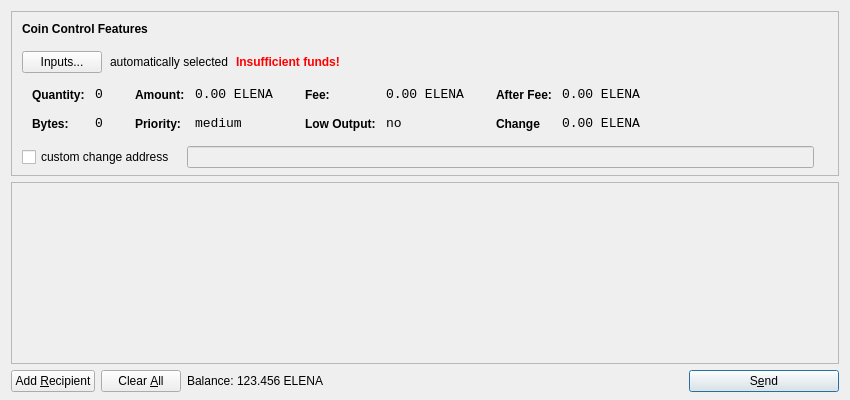
<?xml version="1.0" encoding="UTF-8"?>
<ui version="4.0">
 <class>SendCoinsDialog</class>
 <widget class="QDialog" name="SendCoinsDialog">
  <property name="geometry">
   <rect>
    <x>0</x>
    <y>0</y>
    <width>850</width>
    <height>400</height>
   </rect>
  </property>
  <property name="windowTitle">
   <string>Send Coins</string>
  </property>
  <layout class="QVBoxLayout" name="verticalLayout" stretch="0,1,0">
   <property name="bottomMargin">
    <number>8</number>
   </property>
   <item>
    <widget class="QFrame" name="frameCoinControl">
     <property name="sizePolicy">
      <sizepolicy hsizetype="Expanding" vsizetype="Expanding">
       <horstretch>0</horstretch>
       <verstretch>0</verstretch>
      </sizepolicy>
     </property>
     <property name="maximumSize">
      <size>
       <width>16777215</width>
       <height>16777215</height>
      </size>
     </property>
     <property name="frameShape">
      <enum>QFrame::StyledPanel</enum>
     </property>
     <property name="frameShadow">
      <enum>QFrame::Sunken</enum>
     </property>
     <layout class="QVBoxLayout" name="verticalLayoutCoinControl2">
      <property name="spacing">
       <number>-1</number>
      </property>
      <property name="leftMargin">
       <number>0</number>
      </property>
      <property name="topMargin">
       <number>0</number>
      </property>
      <property name="rightMargin">
       <number>0</number>
      </property>
      <property name="bottomMargin">
       <number>6</number>
      </property>
      <item>
       <layout class="QVBoxLayout" name="verticalLayoutCoinControl" stretch="0,0,0,0,1">
        <property name="spacing">
         <number>0</number>
        </property>
        <property name="leftMargin">
         <number>10</number>
        </property>
        <property name="topMargin">
         <number>10</number>
        </property>
        <item>
         <layout class="QHBoxLayout" name="horizontalLayoutCoinControl1">
          <property name="bottomMargin">
           <number>15</number>
          </property>
          <item>
           <widget class="QLabel" name="labelCoinControlFeatures">
            <property name="sizePolicy">
             <sizepolicy hsizetype="Preferred" vsizetype="Maximum">
              <horstretch>0</horstretch>
              <verstretch>0</verstretch>
             </sizepolicy>
            </property>
            <property name="font">
             <font>
              <weight>75</weight>
              <bold>true</bold>
             </font>
            </property>
            <property name="styleSheet">
             <string notr="true">font-weight:bold;</string>
            </property>
            <property name="text">
             <string>Coin Control Features</string>
            </property>
           </widget>
          </item>
         </layout>
        </item>
        <item>
         <layout class="QHBoxLayout" name="horizontalLayoutCoinControl2" stretch="0,0,0,0">
          <property name="spacing">
           <number>8</number>
          </property>
          <property name="bottomMargin">
           <number>10</number>
          </property>
          <item>
           <widget class="QPushButton" name="pushButtonCoinControl">
            <property name="styleSheet">
             <string notr="true"/>
            </property>
            <property name="text">
             <string>Inputs...</string>
            </property>
           </widget>
          </item>
          <item>
           <widget class="QLabel" name="labelCoinControlAutomaticallySelected">
            <property name="text">
             <string>automatically selected</string>
            </property>
            <property name="margin">
             <number>5</number>
            </property>
           </widget>
          </item>
          <item>
           <widget class="QLabel" name="labelCoinControlInsuffFunds">
            <property name="font">
             <font>
              <weight>75</weight>
              <bold>true</bold>
             </font>
            </property>
            <property name="styleSheet">
             <string notr="true">color:red;font-weight:bold;</string>
            </property>
            <property name="text">
             <string>Insufficient funds!</string>
            </property>
            <property name="margin">
             <number>5</number>
            </property>
           </widget>
          </item>
          <item>
           <spacer name="horizontalSpacerCoinControl">
            <property name="orientation">
             <enum>Qt::Horizontal</enum>
            </property>
            <property name="sizeHint" stdset="0">
             <size>
              <width>40</width>
              <height>1</height>
             </size>
            </property>
           </spacer>
          </item>
         </layout>
        </item>
        <item>
         <widget class="QWidget" name="widgetCoinControl" native="true">
          <property name="sizePolicy">
           <sizepolicy hsizetype="Preferred" vsizetype="Preferred">
            <horstretch>0</horstretch>
            <verstretch>0</verstretch>
           </sizepolicy>
          </property>
          <property name="minimumSize">
           <size>
            <width>0</width>
            <height>0</height>
           </size>
          </property>
          <property name="styleSheet">
           <string notr="true"/>
          </property>
          <layout class="QHBoxLayout" name="horizontalLayoutCoinControl5">
           <property name="margin">
            <number>0</number>
           </property>
           <item>
            <layout class="QHBoxLayout" name="horizontalLayoutCoinControl3" stretch="0,0,0,1">
             <property name="spacing">
              <number>20</number>
             </property>
             <property name="topMargin">
              <number>0</number>
             </property>
             <property name="bottomMargin">
              <number>10</number>
             </property>
             <item>
              <layout class="QFormLayout" name="formLayoutCoinControl1">
               <property name="horizontalSpacing">
                <number>10</number>
               </property>
               <property name="verticalSpacing">
                <number>14</number>
               </property>
               <property name="leftMargin">
                <number>10</number>
               </property>
               <property name="topMargin">
                <number>4</number>
               </property>
               <property name="rightMargin">
                <number>6</number>
               </property>
               <item row="0" column="0">
                <widget class="QLabel" name="labelCoinControlQuantityText">
                 <property name="styleSheet">
                  <string notr="true">font-weight:bold;</string>
                 </property>
                 <property name="text">
                  <string>Quantity:</string>
                 </property>
                 <property name="margin">
                  <number>0</number>
                 </property>
                </widget>
               </item>
               <item row="0" column="1">
                <widget class="QLabel" name="labelCoinControlQuantity">
                 <property name="font">
                  <font>
                   <family>Monospace</family>
                   <pointsize>10</pointsize>
                  </font>
                 </property>
                 <property name="cursor">
                  <cursorShape>IBeamCursor</cursorShape>
                 </property>
                 <property name="contextMenuPolicy">
                  <enum>Qt::ActionsContextMenu</enum>
                 </property>
                 <property name="text">
                  <string>0</string>
                 </property>
                 <property name="margin">
                  <number>0</number>
                 </property>
                 <property name="textInteractionFlags">
                  <set>Qt::LinksAccessibleByMouse|Qt::TextSelectableByKeyboard|Qt::TextSelectableByMouse</set>
                 </property>
                </widget>
               </item>
               <item row="1" column="0">
                <widget class="QLabel" name="labelCoinControlBytesText">
                 <property name="styleSheet">
                  <string notr="true">font-weight:bold;</string>
                 </property>
                 <property name="text">
                  <string>Bytes:</string>
                 </property>
                </widget>
               </item>
               <item row="1" column="1">
                <widget class="QLabel" name="labelCoinControlBytes">
                 <property name="font">
                  <font>
                   <family>Monospace</family>
                   <pointsize>10</pointsize>
                  </font>
                 </property>
                 <property name="cursor">
                  <cursorShape>IBeamCursor</cursorShape>
                 </property>
                 <property name="contextMenuPolicy">
                  <enum>Qt::ActionsContextMenu</enum>
                 </property>
                 <property name="text">
                  <string>0</string>
                 </property>
                 <property name="textInteractionFlags">
                  <set>Qt::LinksAccessibleByMouse|Qt::TextSelectableByKeyboard|Qt::TextSelectableByMouse</set>
                 </property>
                </widget>
               </item>
              </layout>
             </item>
             <item>
              <layout class="QFormLayout" name="formLayoutCoinControl2">
               <property name="horizontalSpacing">
                <number>10</number>
               </property>
               <property name="verticalSpacing">
                <number>14</number>
               </property>
               <property name="leftMargin">
                <number>6</number>
               </property>
               <property name="topMargin">
                <number>4</number>
               </property>
               <property name="rightMargin">
                <number>6</number>
               </property>
               <item row="0" column="0">
                <widget class="QLabel" name="labelCoinControlAmountText">
                 <property name="styleSheet">
                  <string notr="true">font-weight:bold;</string>
                 </property>
                 <property name="text">
                  <string>Amount:</string>
                 </property>
                 <property name="margin">
                  <number>0</number>
                 </property>
                </widget>
               </item>
               <item row="0" column="1">
                <widget class="QLabel" name="labelCoinControlAmount">
                 <property name="font">
                  <font>
                   <family>Monospace</family>
                   <pointsize>10</pointsize>
                  </font>
                 </property>
                 <property name="cursor">
                  <cursorShape>IBeamCursor</cursorShape>
                 </property>
                 <property name="contextMenuPolicy">
                  <enum>Qt::ActionsContextMenu</enum>
                 </property>
                 <property name="text">
                  <string notr="true">0.00 ELENA</string>
                 </property>
                 <property name="textInteractionFlags">
                  <set>Qt::LinksAccessibleByMouse|Qt::TextSelectableByKeyboard|Qt::TextSelectableByMouse</set>
                 </property>
                </widget>
               </item>
               <item row="1" column="0">
                <widget class="QLabel" name="labelCoinControlPriorityText">
                 <property name="styleSheet">
                  <string notr="true">font-weight:bold;</string>
                 </property>
                 <property name="text">
                  <string>Priority:</string>
                 </property>
                </widget>
               </item>
               <item row="1" column="1">
                <widget class="QLabel" name="labelCoinControlPriority">
                 <property name="font">
                  <font>
                   <family>Monospace</family>
                   <pointsize>10</pointsize>
                  </font>
                 </property>
                 <property name="cursor">
                  <cursorShape>IBeamCursor</cursorShape>
                 </property>
                 <property name="contextMenuPolicy">
                  <enum>Qt::ActionsContextMenu</enum>
                 </property>
                 <property name="text">
                  <string>medium</string>
                 </property>
                 <property name="textInteractionFlags">
                  <set>Qt::LinksAccessibleByMouse|Qt::TextSelectableByKeyboard|Qt::TextSelectableByMouse</set>
                 </property>
                </widget>
               </item>
              </layout>
             </item>
             <item>
              <layout class="QFormLayout" name="formLayoutCoinControl3">
               <property name="horizontalSpacing">
                <number>10</number>
               </property>
               <property name="verticalSpacing">
                <number>14</number>
               </property>
               <property name="leftMargin">
                <number>6</number>
               </property>
               <property name="topMargin">
                <number>4</number>
               </property>
               <property name="rightMargin">
                <number>6</number>
               </property>
               <item row="0" column="0">
                <widget class="QLabel" name="labelCoinControlFeeText">
                 <property name="styleSheet">
                  <string notr="true">font-weight:bold;</string>
                 </property>
                 <property name="text">
                  <string>Fee:</string>
                 </property>
                 <property name="margin">
                  <number>0</number>
                 </property>
                </widget>
               </item>
               <item row="0" column="1">
                <widget class="QLabel" name="labelCoinControlFee">
                 <property name="font">
                  <font>
                   <family>Monospace</family>
                   <pointsize>10</pointsize>
                  </font>
                 </property>
                 <property name="cursor">
                  <cursorShape>IBeamCursor</cursorShape>
                 </property>
                 <property name="contextMenuPolicy">
                  <enum>Qt::ActionsContextMenu</enum>
                 </property>
                 <property name="text">
                  <string notr="true">0.00 ELENA</string>
                 </property>
                 <property name="textInteractionFlags">
                  <set>Qt::LinksAccessibleByMouse|Qt::TextSelectableByKeyboard|Qt::TextSelectableByMouse</set>
                 </property>
                </widget>
               </item>
               <item row="1" column="0">
                <widget class="QLabel" name="labelCoinControlLowOutputText">
                 <property name="styleSheet">
                  <string notr="true">font-weight:bold;</string>
                 </property>
                 <property name="text">
                  <string>Low Output:</string>
                 </property>
                </widget>
               </item>
               <item row="1" column="1">
                <widget class="QLabel" name="labelCoinControlLowOutput">
                 <property name="font">
                  <font>
                   <family>Monospace</family>
                   <pointsize>10</pointsize>
                  </font>
                 </property>
                 <property name="cursor">
                  <cursorShape>IBeamCursor</cursorShape>
                 </property>
                 <property name="contextMenuPolicy">
                  <enum>Qt::ActionsContextMenu</enum>
                 </property>
                 <property name="text">
                  <string>no</string>
                 </property>
                 <property name="textInteractionFlags">
                  <set>Qt::LinksAccessibleByMouse|Qt::TextSelectableByKeyboard|Qt::TextSelectableByMouse</set>
                 </property>
                </widget>
               </item>
              </layout>
             </item>
             <item>
              <layout class="QFormLayout" name="formLayoutCoinControl4">
               <property name="horizontalSpacing">
                <number>10</number>
               </property>
               <property name="verticalSpacing">
                <number>14</number>
               </property>
               <property name="leftMargin">
                <number>6</number>
               </property>
               <property name="topMargin">
                <number>4</number>
               </property>
               <property name="rightMargin">
                <number>6</number>
               </property>
               <item row="0" column="0">
                <widget class="QLabel" name="labelCoinControlAfterFeeText">
                 <property name="styleSheet">
                  <string notr="true">font-weight:bold;</string>
                 </property>
                 <property name="text">
                  <string>After Fee:</string>
                 </property>
                 <property name="margin">
                  <number>0</number>
                 </property>
                </widget>
               </item>
               <item row="0" column="1">
                <widget class="QLabel" name="labelCoinControlAfterFee">
                 <property name="font">
                  <font>
                   <family>Monospace</family>
                   <pointsize>10</pointsize>
                  </font>
                 </property>
                 <property name="cursor">
                  <cursorShape>IBeamCursor</cursorShape>
                 </property>
                 <property name="contextMenuPolicy">
                  <enum>Qt::ActionsContextMenu</enum>
                 </property>
                 <property name="text">
                  <string notr="true">0.00 ELENA</string>
                 </property>
                 <property name="textInteractionFlags">
                  <set>Qt::LinksAccessibleByMouse|Qt::TextSelectableByKeyboard|Qt::TextSelectableByMouse</set>
                 </property>
                </widget>
               </item>
               <item row="1" column="0">
                <widget class="QLabel" name="labelCoinControlChangeText">
                 <property name="styleSheet">
                  <string notr="true">font-weight:bold;</string>
                 </property>
                 <property name="text">
                  <string>Change</string>
                 </property>
                </widget>
               </item>
               <item row="1" column="1">
                <widget class="QLabel" name="labelCoinControlChange">
                 <property name="font">
                  <font>
                   <family>Monospace</family>
                   <pointsize>10</pointsize>
                  </font>
                 </property>
                 <property name="cursor">
                  <cursorShape>IBeamCursor</cursorShape>
                 </property>
                 <property name="contextMenuPolicy">
                  <enum>Qt::ActionsContextMenu</enum>
                 </property>
                 <property name="text">
                  <string notr="true">0.00 ELENA</string>
                 </property>
                 <property name="textInteractionFlags">
                  <set>Qt::LinksAccessibleByMouse|Qt::TextSelectableByKeyboard|Qt::TextSelectableByMouse</set>
                 </property>
                </widget>
               </item>
              </layout>
             </item>
            </layout>
           </item>
          </layout>
         </widget>
        </item>
        <item>
         <layout class="QHBoxLayout" name="horizontalLayoutCoinControl4" stretch="0,0,0">
          <property name="spacing">
           <number>12</number>
          </property>
          <property name="sizeConstraint">
           <enum>QLayout::SetDefaultConstraint</enum>
          </property>
          <property name="topMargin">
           <number>5</number>
          </property>
          <property name="rightMargin">
           <number>5</number>
          </property>
          <item>
           <widget class="QCheckBox" name="checkBoxCoinControlChange">
            <property name="text">
             <string>custom change address</string>
            </property>
           </widget>
          </item>
          <item>
           <widget class="QLineEdit" name="lineEditCoinControlChange">
            <property name="enabled">
             <bool>false</bool>
            </property>
            <property name="sizePolicy">
             <sizepolicy hsizetype="Expanding" vsizetype="Fixed">
              <horstretch>0</horstretch>
              <verstretch>0</verstretch>
             </sizepolicy>
            </property>
           </widget>
          </item>
          <item>
           <widget class="QLabel" name="labelCoinControlChangeLabel">
            <property name="sizePolicy">
             <sizepolicy hsizetype="Preferred" vsizetype="Expanding">
              <horstretch>0</horstretch>
              <verstretch>0</verstretch>
             </sizepolicy>
            </property>
            <property name="minimumSize">
             <size>
              <width>0</width>
              <height>0</height>
             </size>
            </property>
            <property name="text">
             <string/>
            </property>
            <property name="margin">
             <number>3</number>
            </property>
           </widget>
          </item>
         </layout>
        </item>
        <item>
         <spacer name="verticalSpacerCoinControl">
          <property name="orientation">
           <enum>Qt::Vertical</enum>
          </property>
          <property name="sizeHint" stdset="0">
           <size>
            <width>800</width>
            <height>1</height>
           </size>
          </property>
         </spacer>
        </item>
       </layout>
      </item>
     </layout>
    </widget>
   </item>
   <item>
    <widget class="QScrollArea" name="scrollArea">
     <property name="widgetResizable">
      <bool>true</bool>
     </property>
     <widget class="QWidget" name="scrollAreaWidgetContents">
      <property name="geometry">
       <rect>
        <x>0</x>
        <y>0</y>
        <width>830</width>
        <height>165</height>
       </rect>
      </property>
      <layout class="QVBoxLayout" name="verticalLayout_2">
       <property name="margin">
        <number>0</number>
       </property>
       <item>
        <layout class="QVBoxLayout" name="entries">
         <property name="spacing">
          <number>6</number>
         </property>
        </layout>
       </item>
       <item>
        <spacer name="verticalSpacer">
         <property name="orientation">
          <enum>Qt::Vertical</enum>
         </property>
         <property name="sizeHint" stdset="0">
          <size>
           <width>20</width>
           <height>40</height>
          </size>
         </property>
        </spacer>
       </item>
      </layout>
     </widget>
    </widget>
   </item>
   <item>
    <layout class="QHBoxLayout" name="horizontalLayout">
     <item>
      <widget class="QPushButton" name="addButton">
       <property name="toolTip">
        <string>Send to multiple recipients at once</string>
       </property>
       <property name="text">
        <string>Add &amp;Recipient</string>
       </property>
       <property name="autoDefault">
        <bool>false</bool>
       </property>
      </widget>
     </item>
     <item>
      <widget class="QPushButton" name="clearButton">
       <property name="sizePolicy">
        <sizepolicy hsizetype="Minimum" vsizetype="Fixed">
         <horstretch>0</horstretch>
         <verstretch>0</verstretch>
        </sizepolicy>
       </property>
       <property name="toolTip">
        <string>Remove all transaction fields</string>
       </property>
       <property name="text">
        <string>Clear &amp;All</string>
       </property>
       <property name="autoRepeatDelay">
        <number>300</number>
       </property>
       <property name="autoDefault">
        <bool>false</bool>
       </property>
      </widget>
     </item>
     <item>
      <layout class="QHBoxLayout" name="horizontalLayout_2">
       <property name="spacing">
        <number>3</number>
       </property>
       <item>
        <widget class="QLabel" name="label">
         <property name="sizePolicy">
          <sizepolicy hsizetype="Preferred" vsizetype="Fixed">
           <horstretch>0</horstretch>
           <verstretch>0</verstretch>
          </sizepolicy>
         </property>
         <property name="text">
          <string>Balance:</string>
         </property>
        </widget>
       </item>
       <item>
        <widget class="QLabel" name="labelBalance">
         <property name="sizePolicy">
          <sizepolicy hsizetype="Preferred" vsizetype="Fixed">
           <horstretch>0</horstretch>
           <verstretch>0</verstretch>
          </sizepolicy>
         </property>
         <property name="cursor">
          <cursorShape>IBeamCursor</cursorShape>
         </property>
         <property name="text">
          <string notr="true">123.456 ELENA</string>
         </property>
         <property name="textInteractionFlags">
          <set>Qt::LinksAccessibleByMouse|Qt::TextSelectableByKeyboard|Qt::TextSelectableByMouse</set>
         </property>
        </widget>
       </item>
      </layout>
     </item>
     <item>
      <spacer name="horizontalSpacer">
       <property name="orientation">
        <enum>Qt::Horizontal</enum>
       </property>
       <property name="sizeHint" stdset="0">
        <size>
         <width>40</width>
         <height>20</height>
        </size>
       </property>
      </spacer>
     </item>
     <item>
      <widget class="QPushButton" name="sendButton">
       <property name="minimumSize">
        <size>
         <width>150</width>
         <height>0</height>
        </size>
       </property>
       <property name="toolTip">
        <string>Confirm the send action</string>
       </property>
       <property name="text">
        <string>S&amp;end</string>
       </property>
       <property name="icon">
        <iconset resource="../bitcoin.qrc">
         <normaloff>:/icons/send</normaloff>:/icons/send</iconset>
       </property>
       <property name="default">
        <bool>true</bool>
       </property>
      </widget>
     </item>
    </layout>
   </item>
  </layout>
 </widget>
 <resources>
  <include location="../bitcoin.qrc"/>
 </resources>
 <connections/>
</ui>
